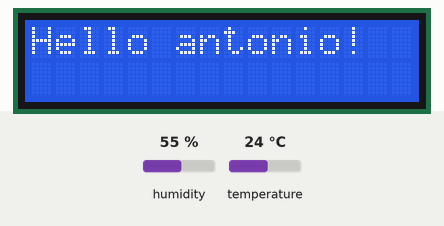
Simulated run of this sketch. Board: Arduino Nano, built with avr-gcc and run on an emulated ATmega328P. Shown: 16×2 character LCD. The inputs (shaded band) are chosen by the test bench; at power-on: humidity 55 %, temperature 24 °C.

Above: at 0.1 s.
At 2.2 s:
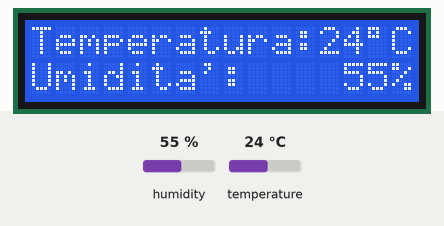

The sketch:

termostato.ino
```cpp
#include "DHT.h"
#include <LiquidCrystal_I2C.h>

//NOTE: setCursor must be set i=i-1 where i is index to print

// Set the LCD address to 0x27 for a 16 chars and 2 line display
LiquidCrystal_I2C lcd(0x27, 16, 2);

#define pin_dht11 2 //D2

//Arduino Nano: sda on A4, scl on A5
#define minute 60000

//istantiation of DHT class
DHT dht(pin_dht11, DHT11, 6);

void setup()
{
  lcd.clear();
  // initialize the LCD
  lcd.begin();

  // Turn on the blacklight and print a message.
  lcd.backlight();
  lcd.print("Hello antonio!");
  delay(2000);
  lcd.clear();

  dht.begin();


}

void loop()
{
  int t = dht.readTemperature();
  int h = dht.readHumidity();


  //TEMPERATURE
  //set the cursor at column 0 and row 0
  lcd.setCursor(0, 0);
  lcd.print("Temperatura:");
  if(t<10){
    //set the cursor at column 13 and row 0
    lcd.setCursor(13, 0);
    lcd.print(t);
    //ASCI per °
    lcd.print((char)223);
    lcd.print("C");
  }
  if (t>=10 && t<100){
    //set the cursor at column 12 and row 0
    lcd.setCursor(12, 0);
    lcd.print(t);
    //ASCII per °
    lcd.print((char)223);
    lcd.print("C");
  }
  if(t>=100){
     lcd.print("Errore");
  }


  //HUMIDITY

  //set the cursor at column 0 and row 1
  lcd.setCursor(0, 1);
  lcd.print("Umidita':");
  if (h<10) {
       lcd.setCursor(14, 1);
       lcd.print(h);
       lcd.print("%");
  }
  if (h>=10 && h<100){
       lcd.setCursor(13, 1);
       lcd.print(h);
       lcd.print("%");
  }
  if (h>=100){
    lcd.print("Errore");
  }

  delay(minute);


}
```
